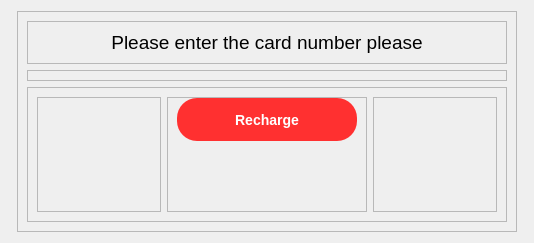
                     <widget class="QWidget" name="page_3">
                      <layout class="QHBoxLayout" name="horizontalLayout_12">
                       <item>
                        <widget class="QFrame" name="frame_54">
                         <property name="frameShape">
                          <enum>QFrame::StyledPanel</enum>
                         </property>
                         <property name="frameShadow">
                          <enum>QFrame::Raised</enum>
                         </property>
                        </widget>
                       </item>
                       <item>
                        <widget class="QFrame" name="frame_55">
                         <property name="minimumSize">
                          <size>
                           <width>500</width>
                           <height>0</height>
                          </size>
                         </property>
                         <property name="frameShape">
                          <enum>QFrame::StyledPanel</enum>
                         </property>
                         <property name="frameShadow">
                          <enum>QFrame::Raised</enum>
                         </property>
                         <layout class="QVBoxLayout" name="verticalLayout_22">
                          <item>
                           <widget class="QFrame" name="frame_57">
                            <property name="frameShape">
                             <enum>QFrame::StyledPanel</enum>
                            </property>
                            <property name="frameShadow">
                             <enum>QFrame::Raised</enum>
                            </property>
                            <layout class="QVBoxLayout" name="verticalLayout_23">
                             <item>
                              <widget class="QLabel" name="label_3">
                               <property name="font">
                                <font>
                                 <pointsize>14</pointsize>
                                </font>
                               </property>
                               <property name="text">
                                <string>Please enter the card number please</string>
                               </property>
                               <property name="alignment">
                                <set>Qt::AlignBottom|Qt::AlignHCenter</set>
                               </property>
                              </widget>
                             </item>
                            </layout>
                           </widget>
                          </item>
                          <item>
                           <widget class="QFrame" name="frame_58">
                            <property name="maximumSize">
                             <size>
                              <width>16777215</width>
                              <height>113</height>
                             </size>
                            </property>
                            <property name="frameShape">
                             <enum>QFrame::StyledPanel</enum>
                            </property>
                            <property name="frameShadow">
                             <enum>QFrame::Raised</enum>
                            </property>
                            <layout class="QHBoxLayout" name="horizontalLayout_13">
                             <property name="bottomMargin">
                              <number>0</number>
                             </property>
                             <item>
                              <widget class="QFrame" name="frame_60">
                               <property name="frameShape">
                                <enum>QFrame::StyledPanel</enum>
                               </property>
                               <property name="frameShadow">
                                <enum>QFrame::Raised</enum>
                               </property>
                              </widget>
                             </item>
                             <item>
                              <widget class="QFrame" name="frame_62">
                               <property name="minimumSize">
                                <size>
                                 <width>300</width>
                                 <height>0</height>
                                </size>
                               </property>
                               <property name="maximumSize">
                                <size>
                                 <width>16777215</width>
                                 <height>260</height>
                                </size>
                               </property>
                               <property name="frameShape">
                                <enum>QFrame::StyledPanel</enum>
                               </property>
                               <property name="frameShadow">
                                <enum>QFrame::Raised</enum>
                               </property>
                               <widget class="QTextEdit" name="textEdit">
                                <property name="geometry">
                                 <rect>
                                  <x>10</x>
                                  <y>60</y>
                                  <width>291</width>
                                  <height>41</height>
                                 </rect>
                                </property>
                                <property name="font">
                                 <font>
                                  <pointsize>14</pointsize>
                                 </font>
                                </property>
                                <property name="styleSheet">
                                 <string notr="true">QTextEdit{
	background: #fff;
	border-color: #fff;
	padding :5px;
	color:(0, 0, 0);
	color:#000;
    border-radius: 20px;
}</string>
                                </property>
                               </widget>
                              </widget>
                             </item>
                             <item>
                              <widget class="QFrame" name="frame_61">
                               <property name="frameShape">
                                <enum>QFrame::StyledPanel</enum>
                               </property>
                               <property name="frameShadow">
                                <enum>QFrame::Raised</enum>
                               </property>
                              </widget>
                             </item>
                            </layout>
                           </widget>
                          </item>
                          <item>
                           <widget class="QFrame" name="frame_59">
                            <property name="frameShape">
                             <enum>QFrame::StyledPanel</enum>
                            </property>
                            <property name="frameShadow">
                             <enum>QFrame::Raised</enum>
                            </property>
                            <layout class="QHBoxLayout" name="horizontalLayout_14">
                             <item>
                              <widget class="QFrame" name="frame_63">
                               <property name="frameShape">
                                <enum>QFrame::StyledPanel</enum>
                               </property>
                               <property name="frameShadow">
                                <enum>QFrame::Raised</enum>
                               </property>
                              </widget>
                             </item>
                             <item>
                              <widget class="QFrame" name="frame_65">
                               <property name="minimumSize">
                                <size>
                                 <width>200</width>
                                 <height>0</height>
                                </size>
                               </property>
                               <property name="frameShape">
                                <enum>QFrame::StyledPanel</enum>
                               </property>
                               <property name="frameShadow">
                                <enum>QFrame::Raised</enum>
                               </property>
                               <layout class="QVBoxLayout" name="verticalLayout_24">
                                <property name="topMargin">
                                 <number>0</number>
                                </property>
                                <property name="bottomMargin">
                                 <number>70</number>
                                </property>
                                <item>
                                 <widget class="QPushButton" name="infobtn">
                                  <property name="minimumSize">
                                   <size>
                                    <width>0</width>
                                    <height>43</height>
                                   </size>
                                  </property>
                                  <property name="cursor">
                                   <cursorShape>PointingHandCursor</cursorShape>
                                  </property>
                                  <property name="styleSheet">
                                   <string notr="true">QPushButton{
	color:white;

	background-color: rgb(255, 48, 48);
    border-style: outset;
    border-radius: 20px;
    font: bold 14px;
    padding: 6px;
	color:#FFF;
}</string>
                                  </property>
                                  <property name="text">
                                   <string>Recharge</string>
                                  </property>
                                 </widget>
                                </item>
                               </layout>
                              </widget>
                             </item>
                             <item>
                              <widget class="QFrame" name="frame_64">
                               <property name="frameShape">
                                <enum>QFrame::StyledPanel</enum>
                               </property>
                               <property name="frameShadow">
                                <enum>QFrame::Raised</enum>
                               </property>
                              </widget>
                             </item>
                            </layout>
                           </widget>
                          </item>
                         </layout>
                        </widget>
                       </item>
                       <item>
                        <widget class="QFrame" name="frame_56">
                         <property name="frameShape">
                          <enum>QFrame::StyledPanel</enum>
                         </property>
                         <property name="frameShadow">
                          <enum>QFrame::Raised</enum>
                         </property>
                        </widget>
                       </item>
                      </layout>
                     </widget>
